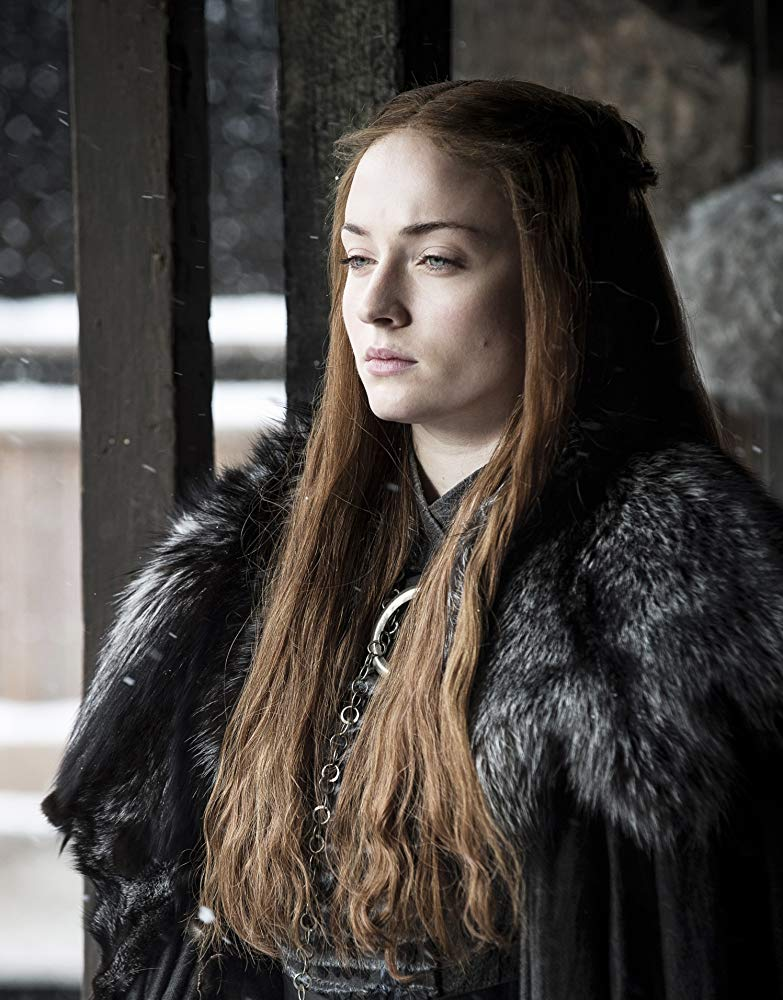
#> input picture DIP/Images/003.jpg, 783 x 1000 px, found by its file name
$ python DIP_003_creating_a_transparent_watermark.py
#> lines starting #> are read from the running program, lines starting #| are printed output that depends on the picture
import cv2
import numpy as np

# read the image and logo
image = cv2.imread('003.jpg', cv2.IMREAD_UNCHANGED)
#> image is the input picture: shape (1000, 783, 3); mean B, G, R 64.2, 67.5, 72.7
logo  = cv2.imread('datahacker.png', cv2.IMREAD_UNCHANGED)
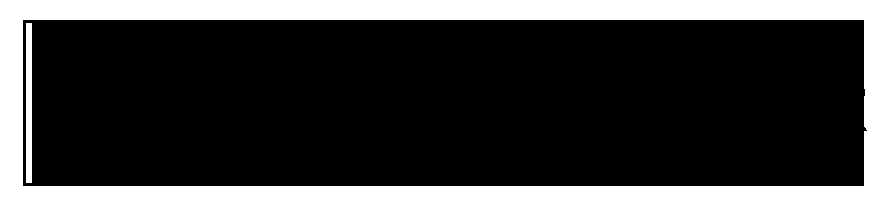
#> input picture datahacker.png, 886 x 206 px, found by its file name
#> logo is the input picture: shape (206, 886, 4); mean B, G, R, A 61.3, 61.3, 61.3, 14.5

# here we inverted the color (so all black are now white and all white are now black)
logo = cv2.bitwise_not(logo)
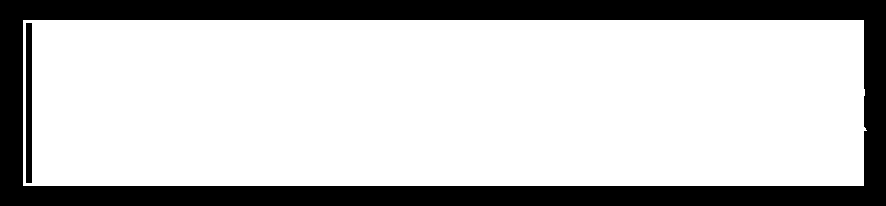
#> logo: shape (206, 886, 4); mean B, G, R, A 193.7, 193.7, 193.7, 240.5

# extracted the width and height of the image
(hl, wl) = logo.shape[:2]
#> hl = 206; wl = 886
(hi, wi) = image.shape[:2]
#> hi = 1000; wi = 783

image = np.dstack([image, np.ones((hi, wi), dtype="uint8") * 255])
#> image: shape (1000, 783, 4)

overlay = np.zeros((hi, wi, 4), dtype="uint8")
#> (the run stopped early here; a loop or call above may not have finished)
